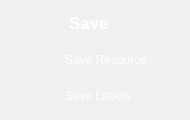
                  <widget class="QFrame" name="Save_QF">
                   <property name="minimumSize">
                    <size>
                     <width>190</width>
                     <height>120</height>
                    </size>
                   </property>
                   <property name="maximumSize">
                    <size>
                     <width>190</width>
                     <height>120</height>
                    </size>
                   </property>
                   <property name="styleSheet">
                    <string notr="true">QFrame#Save_QF{
border:2px solid rgb(255, 255, 255);
border-radius:15px;
}</string>
                   </property>
                   <layout class="QVBoxLayout" name="verticalLayout_20">
                    <property name="leftMargin">
                     <number>9</number>
                    </property>
                    <property name="topMargin">
                     <number>9</number>
                    </property>
                    <property name="rightMargin">
                     <number>9</number>
                    </property>
                    <property name="bottomMargin">
                     <number>9</number>
                    </property>
                    <item>
                     <widget class="QPushButton" name="ToggleBotton_5">
                      <property name="sizePolicy">
                       <sizepolicy hsizetype="Expanding" vsizetype="Fixed">
                        <horstretch>0</horstretch>
                        <verstretch>0</verstretch>
                       </sizepolicy>
                      </property>
                      <property name="minimumSize">
                       <size>
                        <width>0</width>
                        <height>30</height>
                       </size>
                      </property>
                      <property name="maximumSize">
                       <size>
                        <width>16777215</width>
                        <height>30</height>
                       </size>
                      </property>
                      <property name="font">
                       <font>
                        <family>Segoe UI</family>
                        <pointsize>13</pointsize>
                        <italic>false</italic>
                        <bold>true</bold>
                       </font>
                      </property>
                      <property name="cursor">
                       <cursorShape>ArrowCursor</cursorShape>
                      </property>
                      <property name="mouseTracking">
                       <bool>true</bool>
                      </property>
                      <property name="focusPolicy">
                       <enum>Qt::StrongFocus</enum>
                      </property>
                      <property name="contextMenuPolicy">
                       <enum>Qt::DefaultContextMenu</enum>
                      </property>
                      <property name="layoutDirection">
                       <enum>Qt::LeftToRight</enum>
                      </property>
                      <property name="autoFillBackground">
                       <bool>false</bool>
                      </property>
                      <property name="styleSheet">
                       <string notr="true">QPushButton{
background-image: url(:/all/img/save.png);
background-repeat: no-repeat;
background-position: left center;
border: none;
border-left: 20px solid transparent;

text-align: left;
padding-left: 40px;
padding-bottom: 2px;
color: rgb(255, 255, 255);
font: 600 12pt &quot;Segoe UI&quot;;
}</string>
                      </property>
                      <property name="text">
                      <string>Save</string>
                      </property>
                      <!-- <property name="icon">
                       <iconset theme="zoom-out">
                        <normaloff>.</normaloff>.</iconset>
                      </property> -->
                      <property name="autoDefault">
                       <bool>false</bool>
                      </property>
                      <property name="default">
                       <bool>false</bool>
                      </property>
                      <property name="flat">
                       <bool>false</bool>
                      </property>
                     </widget>
                    </item>
                    <item>
                     <widget class="QCheckBox" name="save_res_button">
                      <property name="cursor">
                       <cursorShape>PointingHandCursor</cursorShape>
                      </property>
                      <property name="styleSheet">
                       <string notr="true">QCheckBox {
color: rgb(255, 255, 255);
font: 600 10pt &quot;Segoe UI&quot;;
        }

        QCheckBox::indicator {
            padding-top: 1px;
padding-left: 10px;
            width: 40px;
            height: 30px;
            border: none;
        }

        QCheckBox::indicator:unchecked {
            image: url(:/all/img/check_no.png);
        }

        QCheckBox::indicator:checked {
            image: url(:/all/img/check_yes.png);
        }</string>
                      </property>
                      <property name="text">
                      <string>Save Resource</string>
                      </property>
                     </widget>
                    </item>
                    <item>
                     <widget class="QCheckBox" name="save_txt_button">
                      <property name="cursor">
                       <cursorShape>PointingHandCursor</cursorShape>
                      </property>
                      <property name="styleSheet">
                       <string notr="true">QCheckBox {
color: rgb(255, 255, 255);
font: 600 10pt &quot;Segoe UI&quot;;
        }

        QCheckBox::indicator {
            padding-top: 1px;
padding-left: 10px;
            width: 40px;
            height: 30px;
            border: none;
        }

        QCheckBox::indicator:unchecked {
            image: url(:/all/img/check_no.png);
        }

        QCheckBox::indicator:checked {
            image: url(:/all/img/check_yes.png);
        }</string>
                      </property>
                      <property name="text">
                      <string>Save Labels</string>
                      </property>
                     </widget>
                    </item>
                   </layout>
                  </widget>
